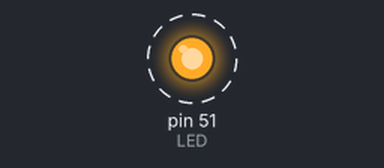
A sketch run on a simulated Arduino Mega 2560, built with avr-gcc and run on an emulated ATmega2560. Parts: output pins drawn as LEDs (lit = HIGH). Dashed ring = blinking.

Above: at 0.5 s.
Timing chart, 0 to 4.6 s (numbered marks = the images above):
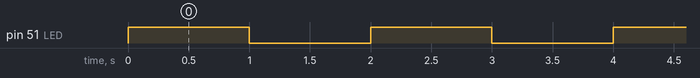

The sketch:

LED.ino
```cpp
#define LED 51

void setup() {
  // initialize digital pin LED_BUILTIN as an output.
  Serial.begin(115200);
  pinMode(LED, OUTPUT);
}

// the loop function runs over and over again forever
void loop() {
  digitalWrite(LED, HIGH);  // turn the LED on (HIGH is the voltage level)
  delay(1000);                      // wait for a second
  digitalWrite(LED, LOW);   // turn the LED off by making the voltage LOW
  delay(1000);                      // wait for a second
}
```

Measured:
- by itself, pin 51 (LED): alternates HIGH for 1.0 s and LOW for 1.0 s
